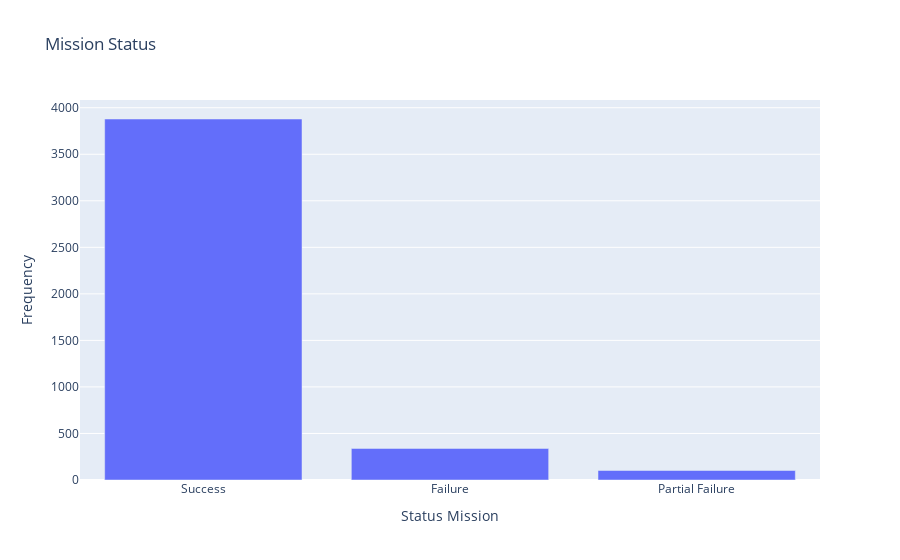

Write notebook code for a chart like this one.
### Code cell
fig = px.bar(ds, x = "Status Mission", y = "Frequency", title = "Mission Status")
fig.show()

### Figure 1 — Plotly figure (JSON) as saved in the notebook; plotly's stock layout.template omitted (floating-point values rounded to 4 significant figures)
{"data": [{"alignmentgroup": "True", "hovertemplate": "Status Mission=%{x}<br>Frequency=%{y}<extra></extra>", "legendgroup": "", "marker": {"color": "#636efa", "pattern": {"shape": ""}}, "name": "", "offsetgroup": "", "orientation": "v", "showlegend": false, "textposition": "auto", "type": "bar", "x": ["Success", "Failure", "Partial Failure"], "xaxis": "x", "y": [3879, 339, 102], "yaxis": "y"}], "layout": {"barmode": "relative", "legend": {"tracegroupgap": 0}, "title": {"text": "Mission Status"}, "xaxis": {"anchor": "y", "domain": [0, 1], "title": {"text": "Status Mission"}}, "yaxis": {"anchor": "x", "domain": [0, 1], "title": {"text": "Frequency"}}}}
